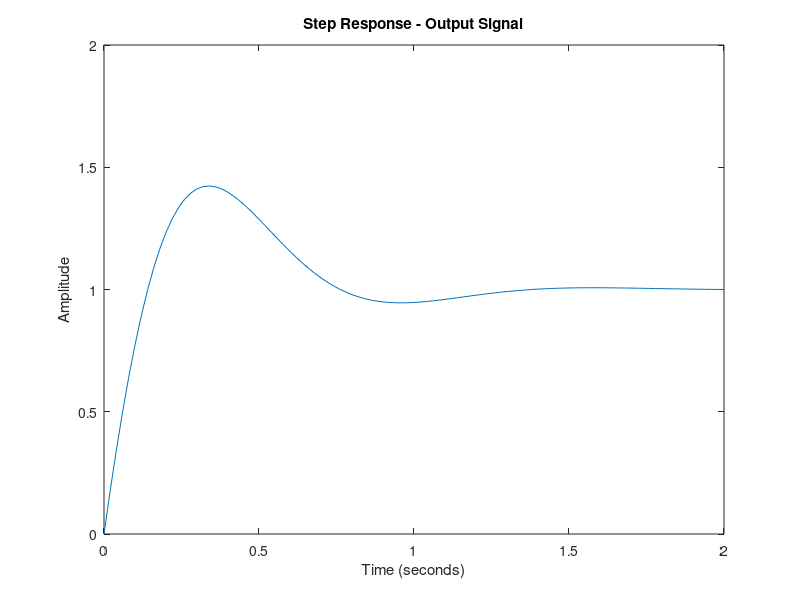

This chart was generated by the following MATLAB code: (Note: this script raises an error after producing the figure.)
% Portefølje 1
clear;
% Parameters
m=1;
l=0.5;
g=9.82;
lp = pi/3;
I = 1/3*m*((2*l)^2);
b = 0.1;

%% State space model / Linearized at pi/3

A = [0 1; (g*m*l*cos(lp))/I -b/I];
B = [0; 1/I];
C = [1 0];
D = 0;

openloop_ss = ss(A,B,C,D);
[gs_a, gs_b] = ss2tf(A,B,C,D);
Gs = tf(gs_a, gs_b)

%%Specification

tr = 1.0;
ts = 1.2;
mp=0.005;

wn = 1.8/tr

zeta = sqrt(((log(mp))/(-pi))^2/(1+((log(mp))/(-pi))^2))

sigma = 4.6/ts


% Regulering
s = tf('s');

% Ks og nulpunkter
Td = 1/6.86;
Ti = 1/1.66;
kp = 20.86;
Ks = kp*(Td*s^2+s+1/Ti)/s;

%karakteristisk ligning
Ls1 = Ks*Gs % openloop

%phandle = figure('Name','float_me');

Ts = (Ks*Gs)/(1+Ks*Gs); % closedloop

phandle = figure('Name','float_me');

[x,y] = step(Ts,2);
plot(y,x);
xlabel('Time (seconds)')
ylabel('Amplitude')
title('Step Response - Output Signal')
set(phandle,'Position',[10 10 300 300])

Plot2LaTeX(phandle,'images/kp_20_step')




stepinfo(Ts);

% n;ste fors'g med nye nulpunkter
% Ks og nulpunkter
Td = 1/6.86;
Ti = 1/1.66;
kp = 60.86;
Ks = kp*(Td*s^2+s+1/Ti)/s;

%karakteristisk ligning
Ls = Ks*Gs; % openloop

Ts = (Ks*Gs)/(1+Ks*Gs); % closedloop

phandle = figure('Name','float_me');

[x,y] = step(Ts,2);
plot(y,x);
xlabel('Time (seconds)')
ylabel('Amplitude')
title('Step Response - Output Signal')
set(phandle,'Position',[10 10 300 300])

Plot2LaTeX(phandle,'images/kp_40_step')

stepinfo(Ts);

Td = 1/6.86;
Ti = 1/1.66;
kp = 60.86;

Kd = Td*kp
Ki = (1/Ti)*kp

ks = kp*(Td*s^2+s+1/Ti)/s;
ks_simu= kp + Ki*(1/s)+Kd*s

cltf = ks_simu*Gs/(1+ks*Gs);
Ts=cltf;
phandle = figure('Name','float_me');

[x,y] = step(Ts,2);
plot(y,x);
xlabel('Time (seconds)')
ylabel('Amplitude')
title('Step Response - Output Signal')
set(phandle,'Position',[10 10 300 300])

Plot2LaTeX(phandle,'images/kp_60_step')


clft_1= ks*Gs/(1+ks*Gs);
figure(1)
%step(cltf)
stepinfo(cltf);

figure(2)
%step(clft_1)
stepinfo(clft_1);


figure(2)
step(clft_1)
stepinfo(clft_1);


close all
